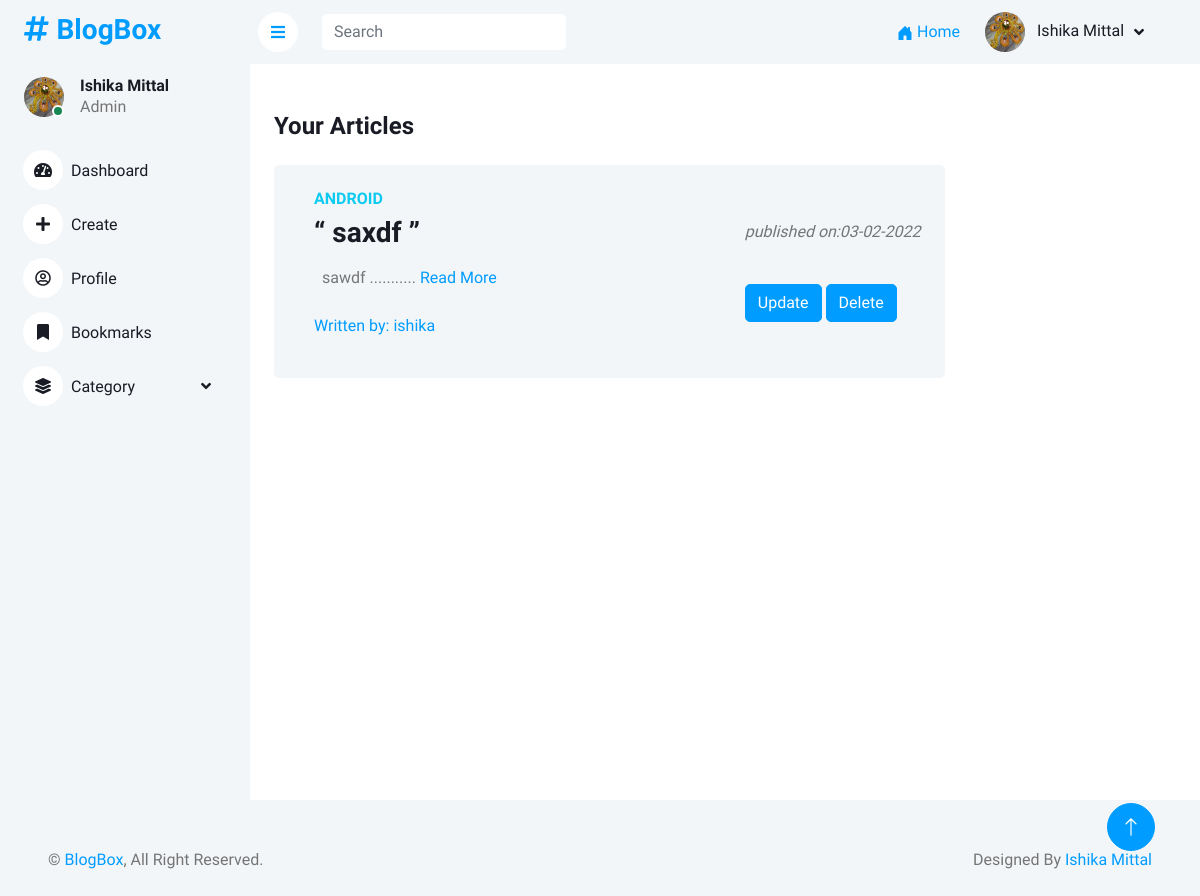
/dashboard/ (signed in), run on an earlier commit of the app's database.
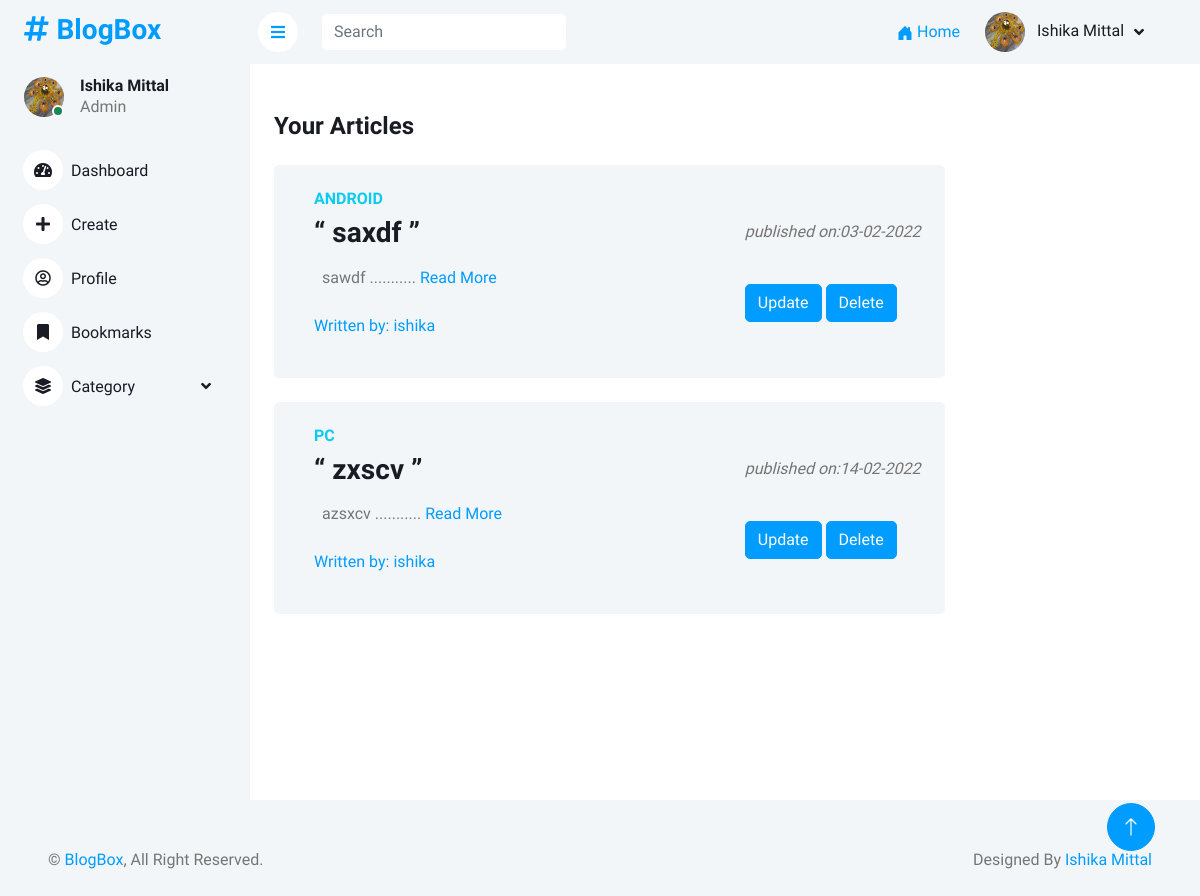
And on a later commit of the database.
### Blog/models.py (models this page shows, shortened)
class Blog(models.Model):
    author = models.ForeignKey("auth.User",
        on_delete = models.CASCADE,
        verbose_name = "written by ")
    category = models.CharField(max_length=30, choices=CATEGORY_CHOICES)
    image = models.ImageField(upload_to='blog_img')
    title = models.CharField(max_length=100)
    content = models.TextField()
    date_posted = models.DateTimeField(default=now)
    views = models.IntegerField(default=0)

### dashboard/views.py (the view)
# urls.py: path('dashboard/', dash_views.dashboard, name='dashboard'),
@login_required
def dashboard(request):
    user = request.user
    posts = Blog.objects.filter(author=user)
    data = {}
    data['user'] = user
    data['posts'] = posts
    return render(request, "dashboard.html", data)

### dashboard/templates/dashboard/dashboard.html (shortened to what this page needs)
{% extends 'base_dash.html' %}
{% block body_block %}
<div class="row px-4 pt-5">
<h4 class="mb-0">Your Articles
</h4></div>
    {% for post in posts %}
    <div class="container-fluid pt-4 px-4">
        <div class="row g-4">
            <div class="col-sm-12 col-xl-9">
                <div class="bg-light rounded d-flex align-items-center justify-content-between p-4">
                    <div class="ms-3">
                        <h6 class=" blog-category text-info text-uppercase">{{ post.category}}</h6>
                        <h3 class="blog-title"> “ {{post.title}} ” </h3>
                        <p class=" blog-description p-2"> {{ post.content|slice:":150"|safe }}
                            ...........<a href="/article/{{ post.id }}"> Read More </a>
                        </p>
                        <p class="blog-author"><a href="#">Written by: {{ post.author }}</a>
                        </p>
                    </div>
                    <div class=" pull-right">
                        <p class=""><i>published on:{{ post.date_posted|date:"d-m-Y" }}</i> </p>
                        {% if post.author == user %}
                        <div>
                            <br>
                            <a href="/update/{{ post.id }}" class="btn btn-primary">Update</a>
                            <a href="/delete/{{ post.id }}" class="btn btn-primary">Delete</a>
                        </div>
                        {% endif %}
                    </div>
                    </div>
                </div>
            </div>
        </div>
    </div>
    {% endfor %}
    {% endblock %}

What changed in the data, as far as the page shows it:
added Blog: category "PC", title "zxscv", content "azsxcv", author "ishika", date_posted "14-02-2022"
